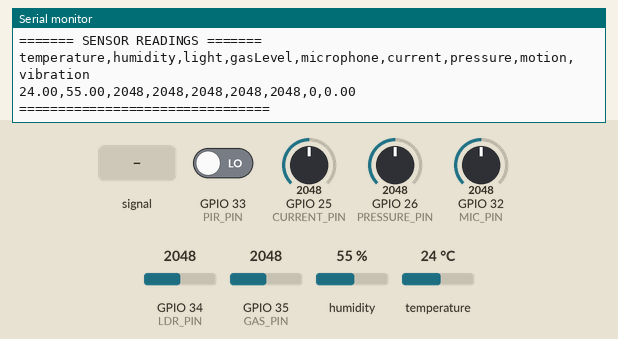
Simulated run of this program. Board: ESP32. On the bench: the last lines printed to the serial monitor. The test bench sets the inputs (shaded band); at power-on: humidity 55 %, GPIO 25 (CURRENT_PIN) = 2048, GPIO 26 (PRESSURE_PIN) = 2048, GPIO 32 (MIC_PIN) = 2048, GPIO 34 (LDR_PIN) = 2048, GPIO 33 (PIR_PIN) LOW, GPIO 35 (GAS_PIN) = 2048, temperature 24 °C.

Above: at 4.2 s.
4.3 s: GPIO 32 (MIC_PIN) fed a 200 Hz sine of ±327 counts around its level
7.0 s: humidity set to 22 %
At 8.4 s:
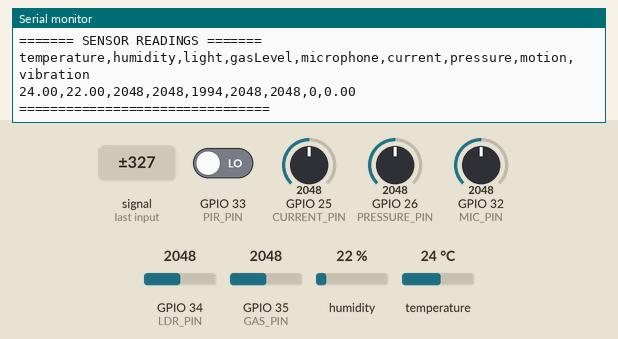
9.7 s: GPIO 25 (CURRENT_PIN) set to 2866
At 11.5 s:
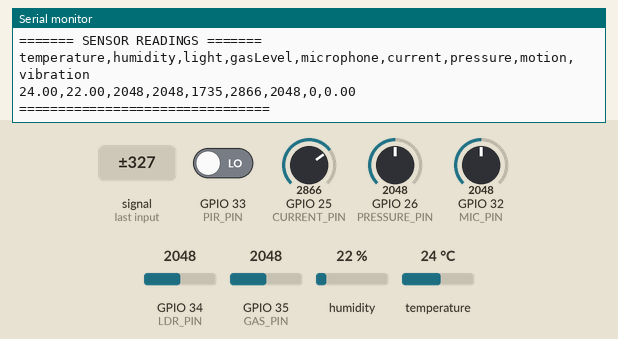
12.4 s: GPIO 26 (PRESSURE_PIN) set to 2866
At 13.7 s:
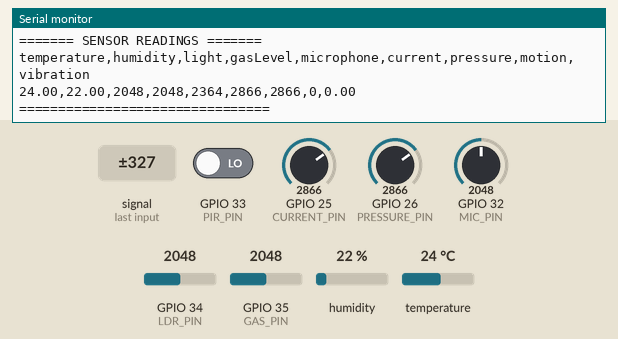
15.1 s: GPIO 32 (MIC_PIN) set to 2866
At 15.8 s:
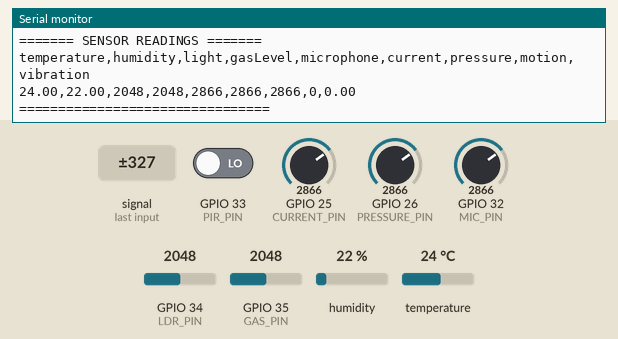
17.8 s: GPIO 34 (LDR_PIN) set to 2866
At 20.1 s:
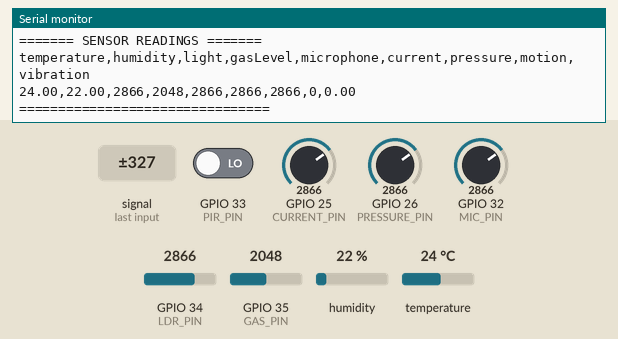
Timing chart, 0 to 21.5 s (numbered marks = the images above; inputs shaded):
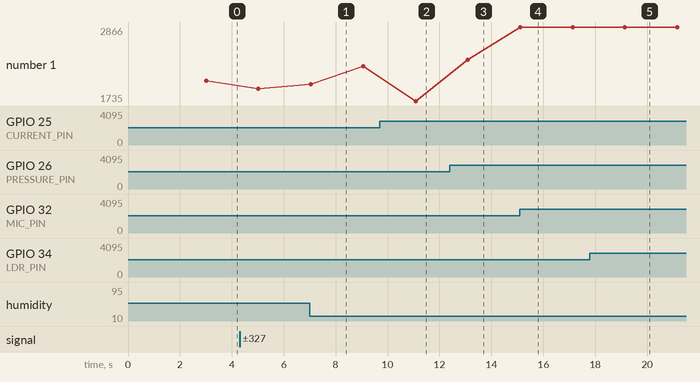

Measured:
- after the input at 7.0 s, the serial monitor: prints a new line at once (image 1)
- after the input at 9.7 s, the serial monitor: prints a new line after 1.4 s (image 2)
- after the input at 12.4 s, the serial monitor: prints a new line after 0.70 s (image 3)
- after the input at 15.1 s, the serial monitor: prints a new line at once (image 4)
- after the input at 17.8 s, the serial monitor: prints a new line after 1.3 s (image 5)
- plotted number 1: 2048 → 1924 after the input at 4.3 s

The program:

main.cpp
```cpp
#include <Arduino.h>
#include <DHT.h>
#include <Wire.h>
#include <MPU6050_tockn.h>

// DHT22
#define DHTPIN 15
#define DHTTYPE DHT22
DHT dht(DHTPIN, DHTTYPE);

// PIR
#define PIR_PIN 33

// Analógicos
#define LDR_PIN 34
#define GAS_PIN 35
#define MIC_PIN 32
#define CURRENT_PIN 25
#define PRESSURE_PIN 26

// MPU6050
MPU6050 mpu(Wire);

void setup() {
  Serial.begin(115200);
  dht.begin();
  Wire.begin();
  mpu.begin();
  mpu.calcGyroOffsets(true);

  pinMode(PIR_PIN, INPUT);

  Serial.println("Sistema de monitoramento iniciado.");
}

void loop() {
  float temperature = dht.readTemperature();
  float humidity = dht.readHumidity();

  int light = analogRead(LDR_PIN);
  int gasLevel = analogRead(GAS_PIN);
  int microphone = analogRead(MIC_PIN);
  int current = analogRead(CURRENT_PIN);
  int pressure = analogRead(PRESSURE_PIN);

  bool motionDetected = digitalRead(PIR_PIN);
  float vibration = mpu.getAccX();

  Serial.println("======= SENSOR READINGS =======");
  Serial.println("temperature,humidity,light,gasLevel,microphone,current,pressure,motion,vibration");

  Serial.print(temperature); Serial.print(",");
  Serial.print(humidity); Serial.print(",");
  Serial.print(light); Serial.print(",");
  Serial.print(gasLevel); Serial.print(",");
  Serial.print(microphone); Serial.print(",");
  Serial.print(current); Serial.print(",");
  Serial.print(pressure); Serial.print(",");
  Serial.print(motionDetected); Serial.print(",");
  Serial.println(vibration);
  Serial.println("================================\n");

  delay(2000);
}
```
